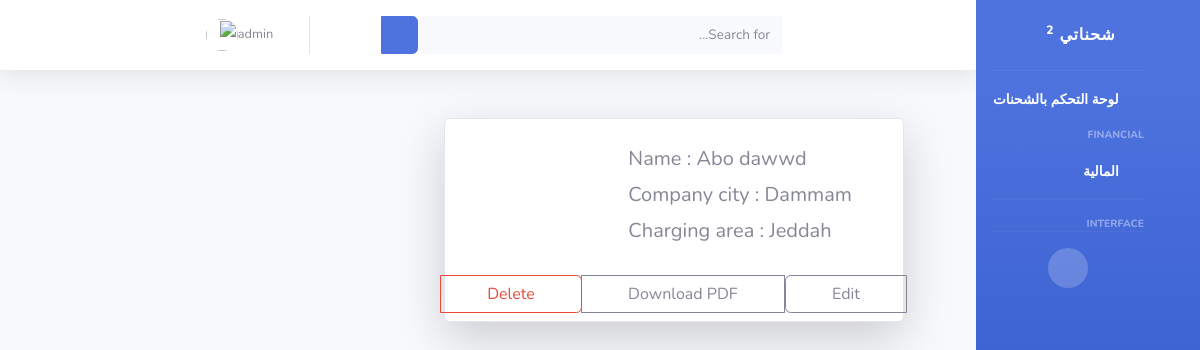
The app's page /companies/detials/1 (signed in), older data.
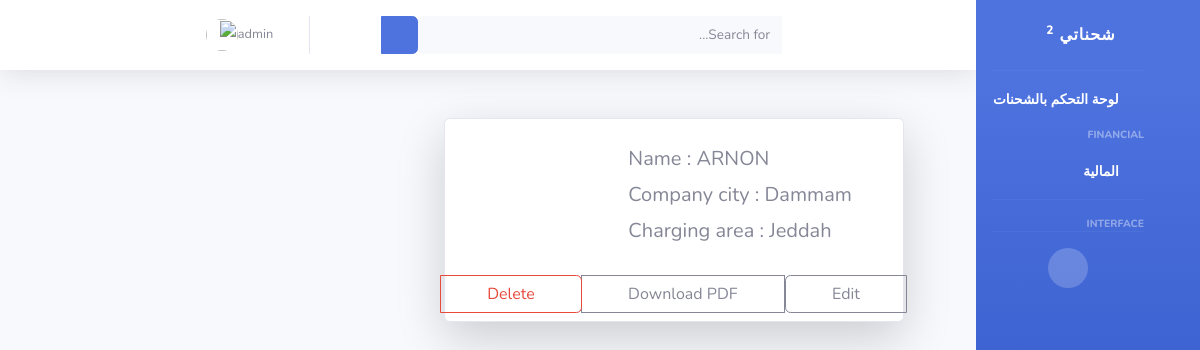
The same page, newer data.
### companies/models.py (models this page shows, shortened)
class CompanyModel(models.Model):
    company_name = models.CharField(max_length=225,  help_text='اسم الشركة')
    company_id = models.BigAutoField(primary_key=True)
    company_city = models.CharField(max_length=225,  default='Dammam',help_text='مقر الشركة')
    charging_area = models.CharField( max_length=225, default='Jeddah', help_text='منطقة الشحن ')

### companies/views.py (the view)
# urls.py: path('companies/detials/<int:pk>',company_details, name='company_details' ),
def company_details(request, pk):
    companies = get_object_or_404(CompanyModel, pk=pk)
    return render (request, 'companies/company_detials.html',{'companies':companies})

### Shuhnaty/templates/companies/company_detials.html
{% extends 'base.html' %}
{% block content %}
{% if user.is_authenticated %}
<div class="card  m-5 shadow-lg p-2 bg-body rounded" style="max-width: 460px;">
    <div class="row g-0">
        <div class="col-md-8">
            <div class="card-body">
                <h5 class="card-title">Name : {{companies.company_name }}</h5>
                <h5 class="card-title">Company city : {{companies.company_city }}</h5>
                <h5 class="card-title">Charging area : {{companies.charging_area }}</h5>
            </div>
        </div>
        <div class="btn-group" role="group" aria-label="Basic outlined example">
            <a class="btn btn-outline-secondary" href="{% url 'edit_company' companies.pk %}">Edit</a>
            <a class="btn btn-outline-secondary" href="#">Download PDF</a>
            <a class="btn btn-outline-danger" href="{% url 'company_delete' companies.pk %}">Delete</a>
        </div>
    </div>
</div>
{% endif %}
{% endblock %}

Row changes from the older to the newer data that the page shows:
changed CompanyModel "Dammam": company_name "Abo dawwd" → "ARNON"
